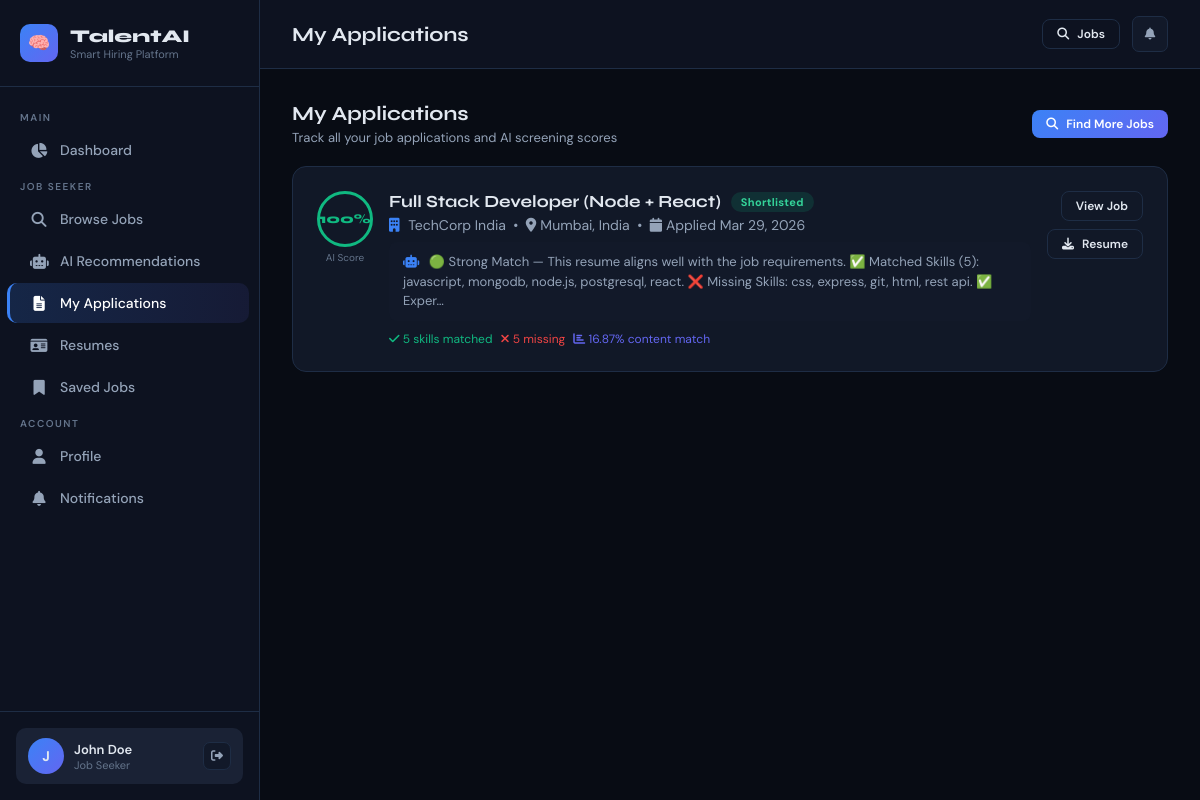
The page /my-applications/ (signed in) on the database its author committed.
### core/models.py (models this page shows, shortened)
class JobApplication(models.Model):
    STATUS_CHOICES = [
        ('applied', 'Applied'),
        ('screening', 'AI Screening'),
        ('shortlisted', 'Shortlisted'),
        ('interview', 'Interview'),
        ('offered', 'Offered'),
        ('rejected', 'Rejected'),
        ('withdrawn', 'Withdrawn'),
    ]
    applicant = models.ForeignKey(User, on_delete=models.CASCADE, related_name='applications')
    job = models.ForeignKey(JobPosting, on_delete=models.CASCADE, related_name='applications')
    resume = models.ForeignKey(Resume, on_delete=models.SET_NULL, null=True, related_name='applications')
    cover_letter = models.TextField(blank=True)
    status = models.CharField(max_length=20, choices=STATUS_CHOICES, default='applied')
    ai_score = models.FloatField(default=0)  # 0-100 match score
    ai_feedback = models.TextField(blank=True)
    skill_match_details = models.JSONField(default=dict, blank=True)
    applied_at = models.DateTimeField(auto_now_add=True)
    updated_at = models.DateTimeField(auto_now=True)
    screened_at = models.DateTimeField(blank=True, null=True)
    notes = models.TextField(blank=True)
    class Meta:
        unique_together = ('applicant', 'job')
        ordering = ['-applied_at']

class JobPosting(models.Model):
    JOB_TYPE_CHOICES = [
        ('full_time', 'Full Time'),
        ('part_time', 'Part Time'),
        ('contract', 'Contract'),
        ('internship', 'Internship'),
        ('remote', 'Remote'),
        ('hybrid', 'Hybrid'),
    ]
    EXPERIENCE_CHOICES = [
        ('entry', 'Entry Level (0-1 yrs)'),
        ('junior', 'Junior (1-3 yrs)'),
        ('mid', 'Mid Level (3-5 yrs)'),
        ('senior', 'Senior (5-8 yrs)'),
        ('lead', 'Lead / Principal (8+ yrs)'),
    ]
    STATUS_CHOICES = [
        ('draft', 'Draft'),
        ('active', 'Active'),
        ('closed', 'Closed'),
        ('paused', 'Paused'),
    ]
    company = models.ForeignKey(User, on_delete=models.CASCADE, related_name='job_postings')
    title = models.CharField(max_length=200)
    description = models.TextField()
    requirements = models.TextField()
    responsibilities = models.TextField(blank=True)
    skills_required = models.ManyToManyField(Skill, related_name='jobs', blank=True)
    skills_text = models.TextField(blank=True, help_text='Comma-separated skills for NLP matching')
    job_type = models.CharField(max_length=20, choices=JOB_TYPE_CHOICES, default='full_time')
    experience_level = models.CharField(max_length=20, choices=EXPERIENCE_CHOICES, default='mid')
    location = models.CharField(max_length=200)
    salary_min = models.DecimalField(max_digits=12, decimal_places=2, blank=True, null=True)
    salary_max = models.DecimalField(max_digits=12, decimal_places=2, blank=True, null=True)
    status = models.CharField(max_length=20, choices=STATUS_CHOICES, default='active')
    deadline = models.DateField(blank=True, null=True)
    created_at = models.DateTimeField(auto_now_add=True)
    updated_at = models.DateTimeField(auto_now=True)
    views_count = models.IntegerField(default=0)
    class Meta:
        ordering = ['-created_at']

class CompanyProfile(models.Model):
    user = models.OneToOneField(User, on_delete=models.CASCADE, related_name='company_profile')
    company_name = models.CharField(max_length=200)
    industry = models.CharField(max_length=100, blank=True)
    website = models.URLField(blank=True)
    location = models.CharField(max_length=200, blank=True)
    company_size = models.CharField(max_length=50, blank=True)
    description = models.TextField(blank=True)
    logo = models.ImageField(upload_to='company_logos/', blank=True, null=True)
    founded_year = models.IntegerField(blank=True, null=True)
    is_verified = models.BooleanField(default=False)
    created_at = models.DateTimeField(auto_now_add=True)

### core/views.py (the view)
# urls.py: path('my-applications/', views.my_applications, name='my_applications'),
@login_required
@role_required('user')
def my_applications(request):
    apps = JobApplication.objects.filter(
        applicant=request.user
    ).select_related('job', 'resume').order_by('-applied_at')
    return render(request, 'core/user/my_applications.html', {'applications': apps})

### core/context_processors.py (called while the page is built)
def notifications_count(request):
    if request.user.is_authenticated:
        count = request.user.notifications.filter(is_read=False).count()
        if request.user.is_superuser:
            role = 'admin'
            role_display = 'Admin'
        else:
            try:
                profile = request.user.profile
                role = profile.role
                role_display = profile.get_role_display()
            except Exception:
                role = 'user'
                role_display = 'Job Seeker'
        return {
            'unread_notifications_count': count,
            'user_role': role,
            'user_role_display': role_display,
        }
    return {
        'unread_notifications_count': 0,
        'user_role': '',
        'user_role_display': '',
    }

### core/views.py (called while the page is built)
def role_required(*roles):
    def decorator(view_func):
        @wraps(view_func)
        def wrapper(request, *args, **kwargs):
            if not request.user.is_authenticated:
                return redirect('login')
            profile = getattr(request.user, 'profile', None)
            user_role = profile.role if profile else None
            if request.user.is_superuser:
                user_role = 'admin'
            if user_role not in roles:
                messages.error(request, "Access denied for your role.")
                return redirect('dashboard')
            return view_func(request, *args, **kwargs)
        return wrapper
    return decorator

### core/templates/core/user/my_applications.html (shortened to what this page needs)
{% extends "core/base.html" %}
{% block page_title %}My Applications{% endblock %}
{% block content %}
<div class="section-header">
  <div>
    <div class="section-title">My Applications</div>
    <div class="section-subtitle">Track all your job applications and AI screening scores</div>
  </div>
  <a href="{% url 'job_list' %}" class="btn btn-primary btn-sm"><i class="fas fa-search"></i> Find More Jobs</a>
</div>
{% if applications %}
<div style="display:flex;flex-direction:column;gap:14px;">
  {% for app in applications %}
  <div class="card">
    <div style="display:grid;grid-template-columns:auto 1fr auto;gap:16px;align-items:start;">
      <div style="text-align:center;">
        <div class="score-ring score-{% if app.ai_score >= 75 %}excellent{% elif app.ai_score >= 50 %}good{% elif app.ai_score >= 25 %}fair{% else %}poor{% endif %}" style="width:56px;height:56px;font-size:13px;">
          {{ app.ai_score|floatformat:0 }}%
        </div>
        <div style="font-size:10px;color:var(--text3);margin-top:4px;">AI Score</div>
      </div>
      <div>
        <div style="display:flex;align-items:center;gap:10px;margin-bottom:4px;">
          <h3 style="font-family:'Syne',sans-serif;font-size:17px;font-weight:700;">{{ app.job.title }}</h3>
          <span class="badge {% if app.status == 'shortlisted' %}badge-green{% elif app.status == 'rejected' %}badge-red{% elif app.status == 'interview' %}badge-blue{% elif app.status == 'offered' %}badge-purple{% else %}badge-gray{% endif %}">
            {{ app.get_status_display }}
          </span>
        </div>
        <div style="font-size:14px;color:var(--text2);margin-bottom:8px;">
          <i class="fas fa-building" style="color:#3b82f6;margin-right:5px;"></i>
          {{ app.job.company.company_profile.company_name|default:app.job.company.username }}
          &nbsp;&bull;&nbsp;
          <i class="fas fa-map-marker-alt" style="margin-right:4px;"></i>{{ app.job.location }}
          &nbsp;&bull;&nbsp;
          <i class="fas fa-calendar" style="margin-right:4px;"></i>Applied {{ app.applied_at|date:"M d, Y" }}
        </div>
        {% if app.ai_feedback %}
        <div style="background:var(--bg3);border-radius:8px;padding:10px 14px;font-size:13px;color:var(--text2);line-height:1.5;margin-bottom:10px;">
          <i class="fas fa-robot" style="color:#3b82f6;margin-right:6px;"></i>
          {{ app.ai_feedback|truncatechars:200 }}
        </div>
        {% endif %}
        {% if app.skill_match_details %}
        <div style="display:flex;flex-wrap:wrap;gap:8px;margin-top:4px;">
          {% if app.skill_match_details.matched_skills %}
          <span style="font-size:12px;color:#10b981;">
            <i class="fas fa-check"></i> {{ app.skill_match_details.matched_skills|length }} skills matched
          </span>
          {% endif %}
          {% if app.skill_match_details.missing_skills %}
          <span style="font-size:12px;color:#ef4444;">
            <i class="fas fa-times"></i> {{ app.skill_match_details.missing_skills|length }} missing
          </span>
          {% endif %}
          {% if app.skill_match_details.tfidf_similarity %}
          <span style="font-size:12px;color:#6366f1;">
            <i class="fas fa-chart-bar"></i> {{ app.skill_match_details.tfidf_similarity }}% content match
          </span>
          {% endif %}
        </div>
        {% endif %}
      </div>
      <div style="display:flex;flex-direction:column;gap:8px;align-items:flex-end;">
        <a href="{% url 'job_detail' app.job.pk %}" class="btn btn-outline btn-sm">View Job</a>
        {% if app.resume %}
        <a href="{{ app.resume.file.url }}" target="_blank" class="btn btn-outline btn-sm"><i class="fas fa-download"></i> Resume</a>
        {% endif %}
      </div>
    </div>
  </div>
  {% endfor %}
</div>
{% endif %}
{% endblock %}

### core/templates/core/base.html (shortened to what this page needs)
<!DOCTYPE html>
<html lang="en">
<head>
  <link rel="stylesheet" href="https://cdnjs.cloudflare.com/ajax/libs/font-awesome/6.5.0/css/all.min.css">
</head>
<body>
{% if user.is_authenticated %}
<div class="app-layout">
  <aside class="sidebar" id="sidebar">
    <div class="sidebar-logo">
      <div class="logo-icon">🧠</div>
      <div>
        <div class="logo-text">TalentAI</div>
        <div class="logo-sub">Smart Hiring Platform</div>
      </div>
    </div>
    <nav class="sidebar-nav">
      <div class="nav-section-label">Main</div>
      <a href="{% url 'dashboard' %}" class="nav-link {% if request.resolver_match.url_name == 'dashboard' %}active{% endif %}">
        <i class="fas fa-chart-pie"></i> Dashboard
      </a>
      {% if user_role == 'user' or request.user.is_superuser %}
      {% if user_role == 'user' %}
      <div class="nav-section-label">Job Seeker</div>
      <a href="{% url 'job_list' %}" class="nav-link {% if request.resolver_match.url_name == 'job_list' %}active{% endif %}">
        <i class="fas fa-search"></i> Browse Jobs
      </a>
      <a href="{% url 'recommendations' %}" class="nav-link {% if request.resolver_match.url_name == 'recommendations' %}active{% endif %}">
        <i class="fas fa-robot"></i> AI Recommendations
      </a>
      <a href="{% url 'my_applications' %}" class="nav-link {% if request.resolver_match.url_name == 'my_applications' %}active{% endif %}">
        <i class="fas fa-file-alt"></i> My Applications
      </a>
      <a href="{% url 'resume_list' %}" class="nav-link {% if request.resolver_match.url_name == 'resume_list' %}active{% endif %}">
        <i class="fas fa-id-card"></i> Resumes
      </a>
      <a href="{% url 'saved_jobs' %}" class="nav-link {% if request.resolver_match.url_name == 'saved_jobs' %}active{% endif %}">
        <i class="fas fa-bookmark"></i> Saved Jobs
      </a>
      {% endif %}
      {% endif %}
      <div class="nav-section-label">Account</div>
      <a href="{% url 'profile' %}" class="nav-link {% if request.resolver_match.url_name == 'profile' %}active{% endif %}">
        <i class="fas fa-user"></i> Profile
      </a>
      <a href="{% url 'notifications' %}" class="nav-link {% if request.resolver_match.url_name == 'notifications' %}active{% endif %}">
        <i class="fas fa-bell"></i> Notifications
      </a>
    </nav>
    <div class="sidebar-user">
      <div class="user-card">
        <div class="user-avatar">{{ request.user.first_name|first|upper|default:request.user.username|first|upper }}</div>
        <div>
          <div class="user-name">{{ request.user.get_full_name|default:request.user.username }}</div>
          <div class="user-role">{{ user_role_display|default:"Admin" }}</div>
        </div>
        <div class="user-actions">
          <a href="{% url 'logout' %}" class="icon-btn" title="Logout"><i class="fas fa-sign-out-alt"></i></a>
        </div>
      </div>
    </div>
  </aside>
  <main class="main-content">
    <div class="topbar">
      <div class="d-flex gap-3">
        <span class="topbar-title">{% block page_title %}Dashboard{% endblock %}</span>
      </div>
      <div class="topbar-right">
        <a href="{% url 'job_list' %}" class="btn btn-outline btn-sm"><i class="fas fa-search"></i> Jobs</a>
        <a href="{% url 'notifications' %}" class="icon-btn" style="width:36px;height:36px;">
          <i class="fas fa-bell"></i>
        </a>
      </div>
    </div>
    <div class="page-body">
      {% block content %}{% endblock %}
    </div>
  </main>
</div>
{% else %}
  {% block public_content %}{% endblock %}
{% endif %}
</body>
</html>

### rows shown on the page
JobApplication: ai_score "100", job "Full Stack Developer (Node + React)", status "Shortlisted", job.company.company_profile.company_name "TechCorp India", job.location "Mumbai, India", applied_at "Mar 29, 2026", ai_feedback "🟢 Strong Match — This resume aligns well with the job requirements. ✅ Matched Skills (5): javascript, mongodb, node.js, postgresql, react. ❌ Missing Skills: css, express, git, html, rest api. ✅ Exper…", skill_match_details.matched_skills|length "5", skill_match_details.missing_skills|length "5", skill_match_details.tfidf_similarity "16.87"

### other values the page prints
{{ request.user.get_full_name|default:request.user.username }} "John Doe"
{{ user_role_display|default:"Admin" }} "Job Seeker"
